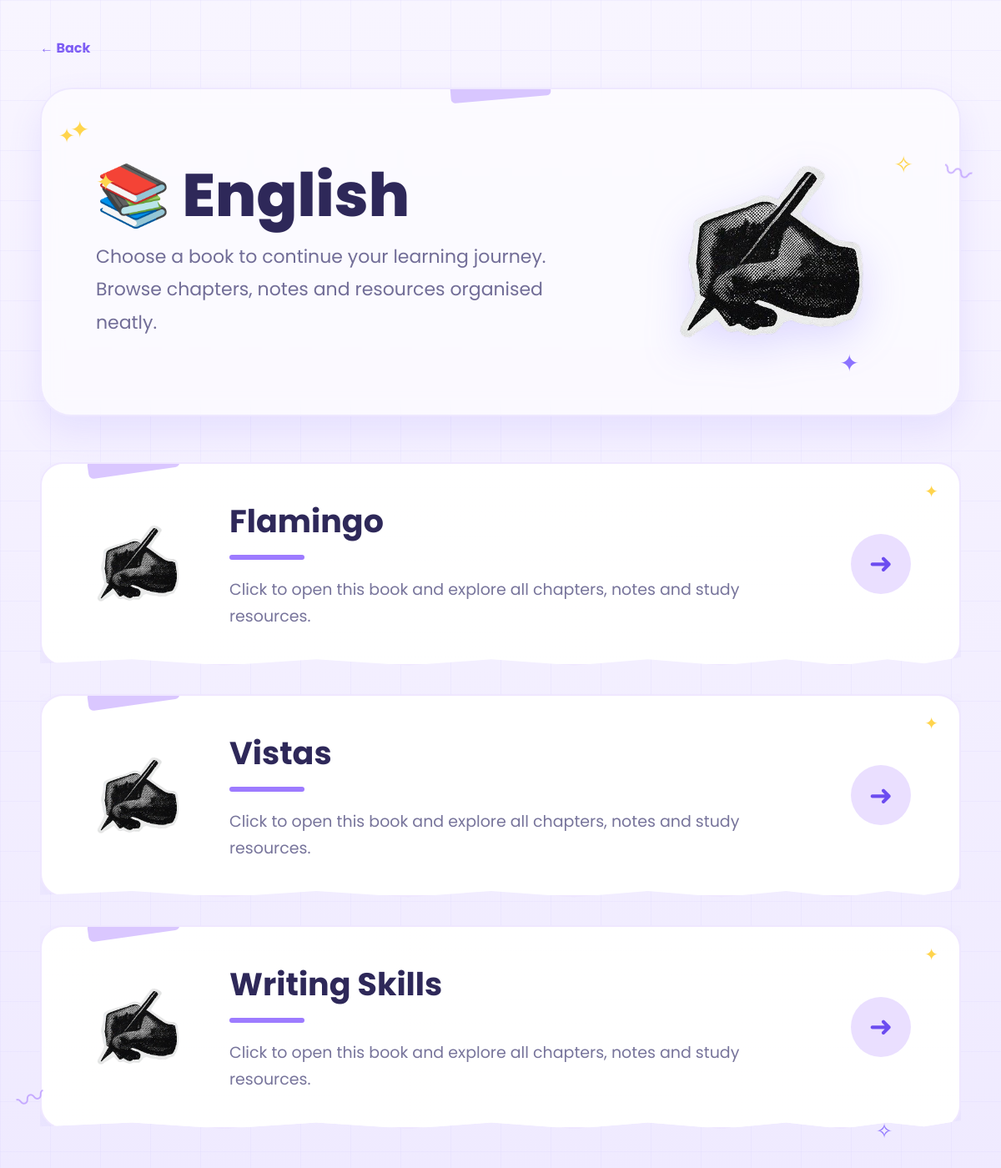
The app's page /subject/4 with its own data.
### tables this page shows
CREATE TABLE subjects(

        id INTEGER PRIMARY KEY AUTOINCREMENT,
        subject_name TEXT UNIQUE

    );

CREATE TABLE books(

        id INTEGER PRIMARY KEY AUTOINCREMENT,
        subject_id INTEGER,
        book_name TEXT,

        FOREIGN KEY(subject_id)
        REFERENCES subjects(id)

    );

### app.py (the view)
@app.route("/subject/<int:subject_id>")
def subject(subject_id):
    conn = sqlite3.connect("database.db")
    conn.row_factory = sqlite3.Row
    cursor = conn.cursor()
    cursor.execute(
        "SELECT * FROM subjects WHERE id=?",
        (subject_id,)
    )
    subject = cursor.fetchone()
    cursor.execute(
        "SELECT * FROM books WHERE subject_id=?",
        (subject_id,)
    )
    books = cursor.fetchall()
    conn.close()
    return render_template(
        "books.html",
        subject=subject,
        books=books
    )

### templates/books.html (shortened to what this page needs)
<!DOCTYPE html>
<html lang="en">
<head>
<link rel="stylesheet"
href="{{ url_for('static', filename='css/books.css') }}">
</head>
<body>
<div class="container">
<a href="/materials" class="back">
← Back
</a>
<section class="hero">
<div class="hero-text">
<div class="sparkle">✦</div>
<h1>
📚 {{ subject["subject_name"] }}
</h1>
<p>
Choose a book to continue your learning journey.
Browse chapters, notes and resources organised neatly.
</p>
</div>
<div class="hero-image">
{% if subject["subject_name"]=="Chemistry" %}
<img src="{{ url_for('static', filename='images/chemistry.png') }}">
{% elif subject["subject_name"]=="Computer Science" %}
<img src="{{ url_for('static', filename='images/computer science.png') }}">
{% elif subject["subject_name"]=="English" %}
<img src="{{ url_for('static', filename='images/english.png') }}">
{% elif subject["subject_name"]=="Maths" %}
<img src="{{ url_for('static', filename='images/maths.jpeg') }}">
{% elif subject["subject_name"]=="Physics" %}
<img src="{{ url_for('static', filename='images/physics.png') }}">
{% endif %}
</div>
<span class="sparkle s1">✦</span>
<span class="sparkle s2">✧</span>
<span class="sparkle s3">✦</span>
</section>
<section class="books-grid">
{% if books %}
{% for book in books %}
<a
href="/book/{{ book['id'] }}"
class="book-card">
<div class="book-icon">
{% if subject["subject_name"]=="Chemistry" %}
<img src="{{ url_for('static', filename='images/chemistry.png') }}">
{% elif subject["subject_name"]=="Computer Science" %}
<img src="{{ url_for('static', filename='images/computer science.png') }}">
{% elif subject["subject_name"]=="English" %}
<img src="{{ url_for('static', filename='images/english.png') }}">
{% elif subject["subject_name"]=="Maths" %}
<img src="{{ url_for('static', filename='images/maths.jpeg') }}">
{% elif subject["subject_name"]=="Physics" %}
<img src="{{ url_for('static', filename='images/physics.png') }}">
{% endif %}
</div>
<div class="book-info">
<h2>
{{ book["book_name"] }}
</h2>
<div class="line"></div>
<p>
Click to open this book and explore all chapters, notes and study resources.
</p>
</div>
<div class="arrow">
➜
</div>
</a>
{% endfor %}
{% endif %}
</section>
<div class="doodle-star star1">✦</div>
<div class="doodle-star star2">✧</div>
<div class="squiggle left">〰</div>
<div class="squiggle right">〰</div>
</div>
</body>
</html>

### static/css/books.css (style rules this page uses)
* { margin:0; padding:0; box-sizing:border-box; }
body { font-family:"Poppins",sans-serif; background: linear-gradient(180deg,#F8F5FF,#EFEAFF); color:#2D2858; min-height:100vh; overflow-x:hidden; }
body::before { content:""; position:fixed; inset:0; background: linear-gradient(rgba(218,210,255,.22) 1px,transparent 1px), linear-gradient(90deg,rgba(218,210,255,.22) 1px,transparent 1px); background-size:60px 60px; pointer-events:none; }
.container { width:min(1350px,92%); margin:auto; padding:45px 0 80px; }
.back { display:inline-block; margin-bottom:35px; text-decoration:none; color:#7C5BF4; font-weight:700; transition:.3s; }
.hero { position:relative; display:grid; grid-template-columns:1fr 320px; align-items:center; gap:40px; padding:65px; border-radius:38px; background:rgba(255,255,255,.58); backdrop-filter:blur(12px); border:2px solid #EEE8FF; box-shadow:0 18px 40px rgba(120,100,255,.12); overflow:hidden; }
.hero::before { content:""; position:absolute; width:120px; height:22px; background:#D8C6FF; top:-10px; left:50%; transform:translateX(-50%) rotate(-5deg); border-radius:5px; }
.hero h1 { font-size:72px; font-weight:800; line-height:1; color:#2E2859; margin-bottom:18px; }
.hero p { font-size:22px; color:#716D97; line-height:1.8; }
.hero-image { display:flex; justify-content:center; }
.hero-image img { width:260px; animation:floatBook 5s ease-in-out infinite; filter:drop-shadow(0 15px 25px rgba(120,100,255,.22)); }
.sparkle { position:absolute; color:#FFD54D; font-size:28px; animation:twinkle 2s infinite; }
.s1 { top:28px; left:34px; }
.s2 { top:70px; right:55px; }
.s3 { bottom:40px; right:120px; color:#8C73FF; }
.books-grid { margin-top:55px; display:flex; flex-direction:column; gap:34px; }
.book-card { position:relative; display:grid; grid-template-columns:150px 1fr 90px; align-items:center; gap:35px; padding:40px; background:#fffefc; text-decoration:none; color:#2d2858; border-radius:28px; border:2px solid #EFE7FF; box-shadow: 0 18px 40px rgba(123,104,238,.10); overflow:hidden; transition:.35s; }
.book-card { background-image: linear-gradient( rgba(255,255,255,.96), rgba(255,255,255,.96) ), repeating-linear-gradient( transparent, transparent 28px, rgba(224,216,255,.55) 29px ); }
.book-card { clip-path:polygon( 0 0, 100% 0, 100% 96%, 96% 99%, 92% 97%, 87% 100%, 81% 97%, 74% 100%, 66% 97%, 58% 100%, 49% 97%, 40% 100%, 30% 97%, 20% 100%, 10% 97%, 0 99% ); }
.book-card::before { content:""; position:absolute; top:-11px; left:55px; width:110px; height:22px; background:#D8C5FF; border-radius:6px; transform:rotate(-8deg); opacity:.95; }
.book-card::after { content:"✦"; position:absolute; right:25px; top:18px; font-size:20px; color:#FFD44D; animation:twinkle 2s infinite; }
.book-icon { display:flex; justify-content:center; }
.book-icon img { width:115px; animation:floatBook 5s ease-in-out infinite; transition:.35s; }
.book-info h2 { font-size:38px; font-weight:700; margin-bottom:10px; color:#2E2859; }
.book-info p { font-size:19px; color:#77749B; line-height:1.7; }
.book-info .line { width:90px; height:6px; border-radius:999px; margin:12px 0 20px; background:#9D7BFF; }
.arrow { display:flex; justify-content:center; align-items:center; width:72px; height:72px; border-radius:50%; background:#EADFFF; font-size:34px; color:#6C4CF0; transition:.35s; }
.doodle-star { position:absolute; color:#FFD44D; font-size:24px; animation:twinkle 2s infinite; }
.star1 { left:70px; top:145px; }
.star2 { right:130px; bottom:60px; color:#8D73FF; }
.squiggle { position:absolute; font-size:34px; color:#B38EFF; opacity:.7; animation:floatBook 6s ease-in-out infinite; }
.squiggle.left { left:20px; bottom:90px; transform:rotate(-20deg); }
.squiggle.right { right:35px; top:180px; transform:rotate(18deg); }

### records on screen
subjects: subject_name "English"
books: book_name "Flamingo"
books: book_name "Vistas"
books: book_name "Writing Skills"
